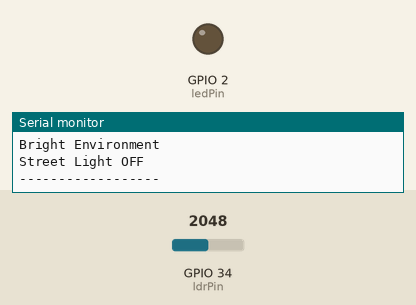
Recording of a sketch running on a simulated ESP32. Parts: output pins drawn as LEDs (lit = HIGH), the last lines printed to the serial monitor. The test bench sets the inputs (shaded band); at power-on: GPIO 34 (ldrPin) = 2048.

Above: at 2.8 s.
2.9 s: GPIO 34 (ldrPin) set to 1956
At 4.3 s:
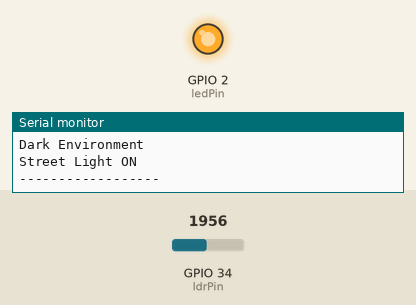
5.6 s: GPIO 34 (ldrPin) set to 2040
At 7.1 s:
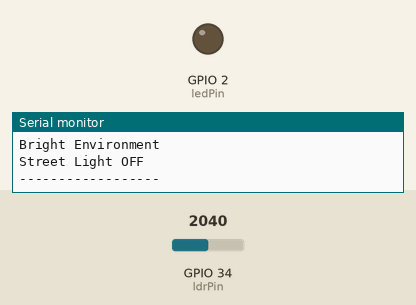
8.3 s: GPIO 34 (ldrPin) set to 1960
At 11.4 s:
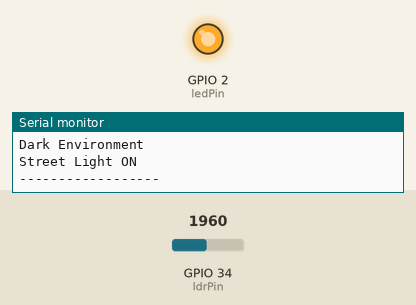
Timing chart, 0 to 12.9 s (numbered marks = the images above; inputs shaded):
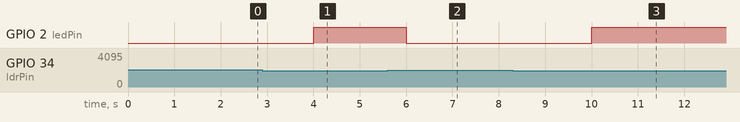

The sketch:

smart_street_light.ino
```cpp
const int ldrPin = 34;
const int ledPin = 2;

void setup() {

  Serial.begin(115200);

  pinMode(ledPin, OUTPUT);

  Serial.println("Smart Street Light System");
}

void loop() {

  int lightValue = analogRead(ldrPin);

  Serial.print("Light Value: ");
  Serial.println(lightValue);

  if(lightValue < 2000) {

    digitalWrite(ledPin, HIGH);

    Serial.println("Dark Environment");
    Serial.println("Street Light ON");

  }
  else {

    digitalWrite(ledPin, LOW);

    Serial.println("Bright Environment");
    Serial.println("Street Light OFF");
  }

  Serial.println("------------------");

  delay(2000);
}
```

Measured:
- the behaviour switches between 2000 and 1999 on GPIO 34 (ldrPin) (found by bisection; images 0 and 1)
- after the input at 2.9 s, GPIO 2 (ledPin): LOW → HIGH after 1.1 s
- after the input at 5.6 s, GPIO 2 (ledPin): HIGH → LOW after 0.41 s
- after the input at 8.3 s, GPIO 2 (ledPin): LOW → HIGH after 1.7 s
